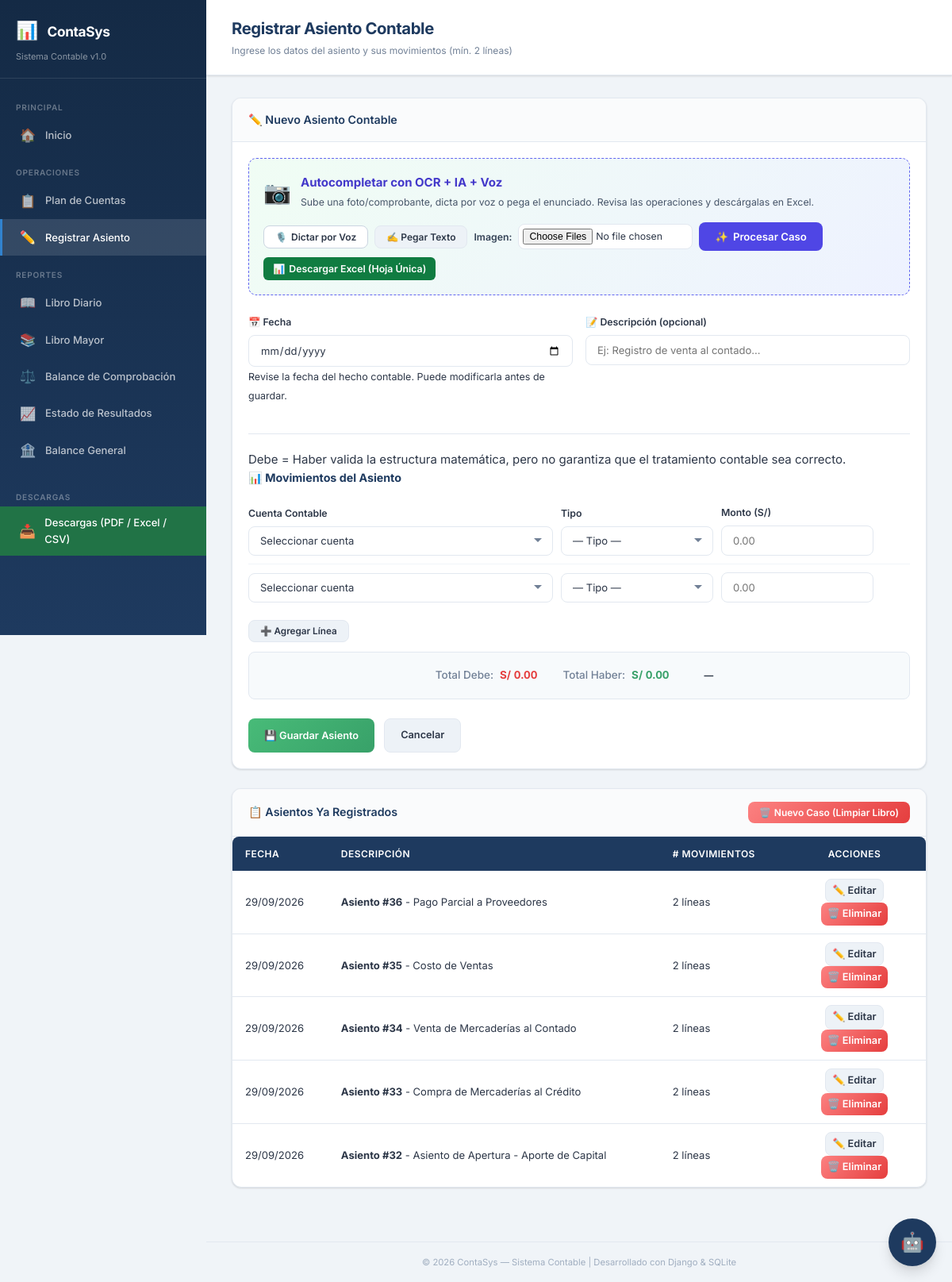
Page /asientos/registrar/ on the earlier database version.
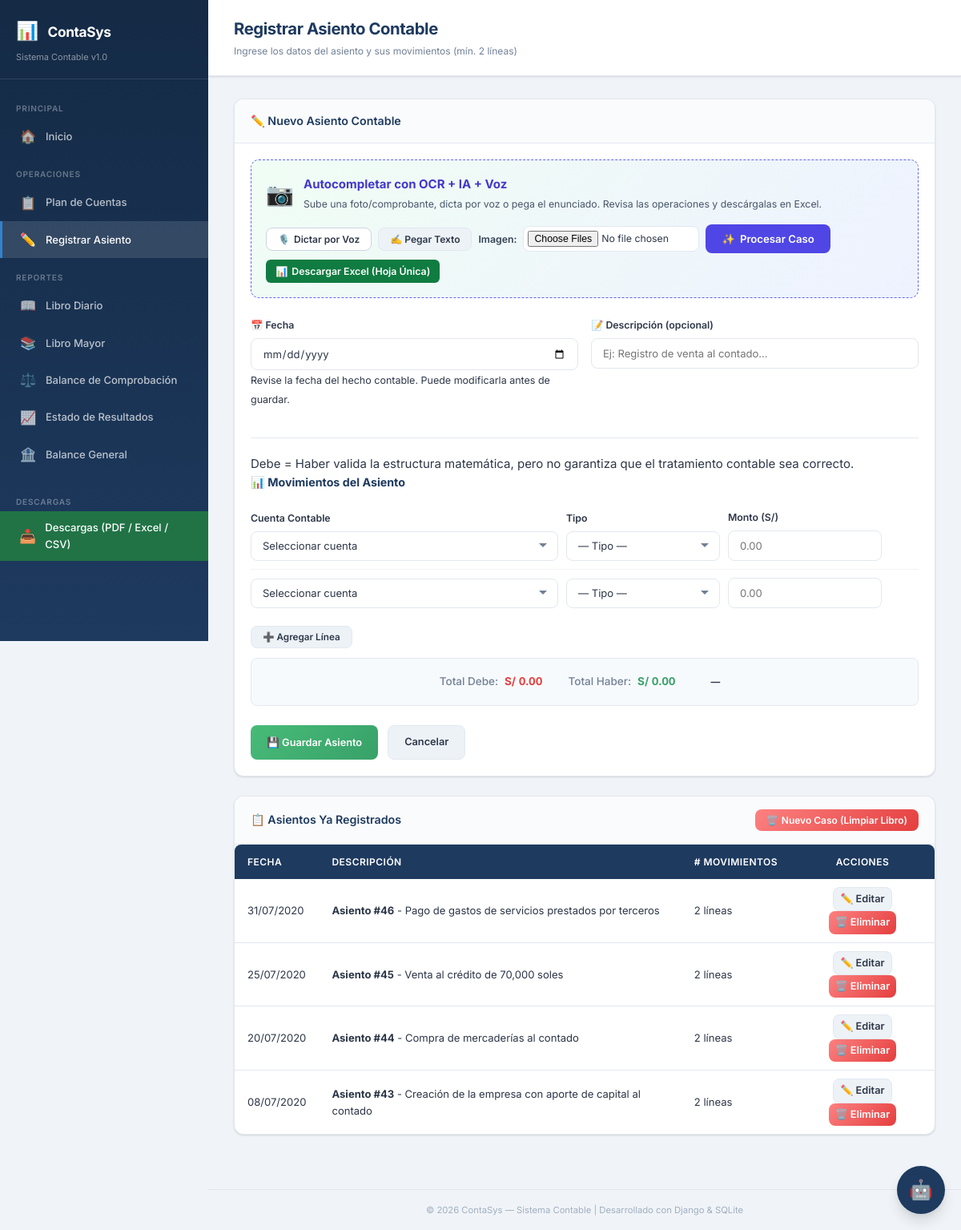
Same page on the later database version.
### core/models.py (models this page shows, shortened)
class AsientoContable(models.Model):
    fecha = models.DateField(verbose_name='Fecha')
    descripcion = models.TextField(blank=True, default='', verbose_name='Descripción')
    created_at = models.DateTimeField(auto_now_add=True)
    class Meta:
        ordering = ['fecha', 'id']
        verbose_name = 'Asiento Contable'
        verbose_name_plural = 'Asientos Contables'

### core/views.py (the view, shortened to what this page needs)
# urls.py: path('asientos/registrar/', views.registrar_asiento, name='registrar_asiento'),
def registrar_asiento(request):
    cuentas = CuentaContable.objects.all()
    if not cuentas.exists():
        messages.warning(
            request,
            'Debe crear al menos una cuenta contable antes de registrar asientos.'
        )
        return redirect('gestionar_cuentas')
    inicial = {'fecha': '', 'descripcion': '', 'movimientos': []}
    propuesta_id = request.GET.get('propuesta', '')
    asientos_registrados = AsientoContable.objects.prefetch_related('movimientos__cuenta').order_by('-created_at')
    context = {
        'cuentas': cuentas,
        'asientos_registrados': asientos_registrados,
        'formulario_inicial': inicial,
        'propuesta_id': propuesta_id,
        'cuentas_json': [{'id': c.pk, 'codigo': c.codigo, 'nombre': c.nombre,
                         'text': f'{c.codigo} - {c.nombre}'} for c in cuentas],
    }
    return render(request, 'registrar_asiento.html', context)

### templates/registrar_asiento.html (shortened to what the changed rows need)
{% extends 'base.html' %}
{% load contable_tags static %}
{% block page_title %}Registrar Asiento Contable{% endblock %}
{% block content %}
<div class="card" style="margin-top: 24px;">
    <div class="card-body" style="padding: 0;">
        <table class="table" style="margin-bottom: 0;">
            <thead>
                <tr>
                    <th>Fecha</th>
                    <th>Descripción</th>
                    <th># Movimientos</th>
                    <th class="text-center" style="width: 180px;">Acciones</th>
                </tr>
            </thead>
            <tbody>
                {% for asiento in asientos_registrados %}
                <tr>
                    <td>{{ asiento.fecha|date:"d/m/Y" }}</td>
                    <td><strong>Asiento #{{ asiento.id }}</strong> - {{ asiento.descripcion|default:"Sin descripción" }}</td>
                    <td>{{ asiento.movimientos.count }} líneas</td>
                    <td class="text-center">
                        <a href="{% url 'editar_asiento' asiento.id %}" class="btn btn-secondary btn-sm" style="padding: 4px 8px; font-size: 0.85rem;">✏️ Editar</a>
                        <a href="{% url 'eliminar_asiento' asiento.id %}" class="btn btn-danger btn-sm" style="padding: 4px 8px; font-size: 0.85rem;" onclick="return confirm('¿Eliminar este asiento permanentemente?');">🗑️ Eliminar</a>
                    </td>
                </tr>
                {% empty %}
                <tr>
                    <td colspan="4" class="text-center" style="padding: 20px; color: #666;">No hay asientos registrados actualmente.</td>
                </tr>
                {% endfor %}
            </tbody>
        </table>
    </div>
</div>
{% endblock %}

Differences in the rows shown:
removed AsientoContable: fecha "29/09/2026", id "36", descripcion "Pago Parcial a Proveedores", movimientos.count "2"
removed AsientoContable: fecha "29/09/2026", id "35", descripcion "Costo de Ventas", movimientos.count "2"
removed AsientoContable: fecha "29/09/2026", id "34", descripcion "Venta de Mercaderías al Contado", movimientos.count "2"
removed AsientoContable: fecha "29/09/2026", id "33", descripcion "Compra de Mercaderías al Crédito", movimientos.count "2"
removed AsientoContable: fecha "29/09/2026", id "32", descripcion "Asiento de Apertura - Aporte de Capital", movimientos.count "2"
added AsientoContable: fecha "31/07/2020", id "46", descripcion "Pago de gastos de servicios prestados por terceros", movimientos.count "2"
added AsientoContable: fecha "25/07/2020", id "45", descripcion "Venta al crédito de 70,000 soles", movimientos.count "2"
added AsientoContable: fecha "20/07/2020", id "44", descripcion "Compra de mercaderías al contado", movimientos.count "2"
added AsientoContable: fecha "08/07/2020", id "43", descripcion "Creación de la empresa con aporte de capital al contado", movimientos.count "2"
